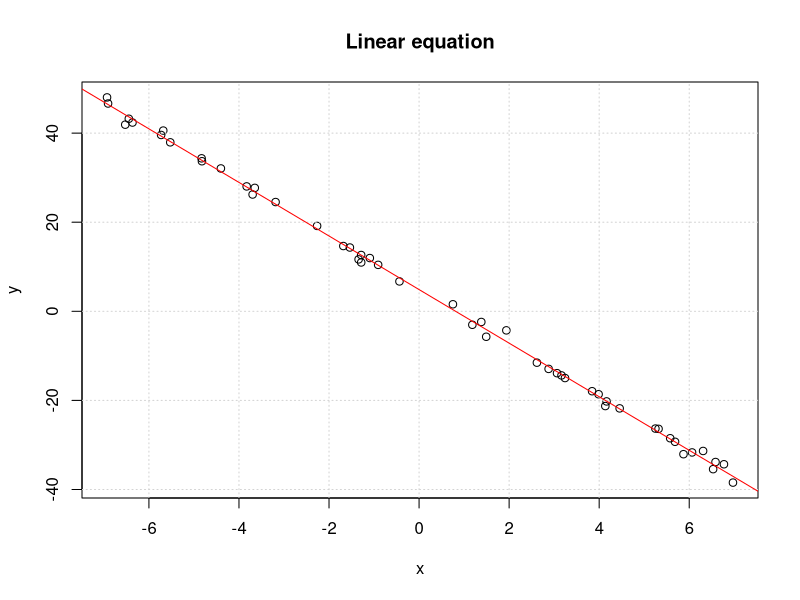

The R source for this figure: (Note: this script raises an error after producing the figure.)
# Defining the equation
x = runif(50,-7,7)
y = 5-6*x+rnorm(50)
# Ploting the equation
plot(x,y,)
title('Linear equation')
grid()
# Linear model
L = lm(y~x)
L
# the output is the coefficienties:
# (Intercept -> a0hat)
# (x -> a1hat

# L$coefficients: exact values
L$coefficients
abline(L,col='red')

predict()
